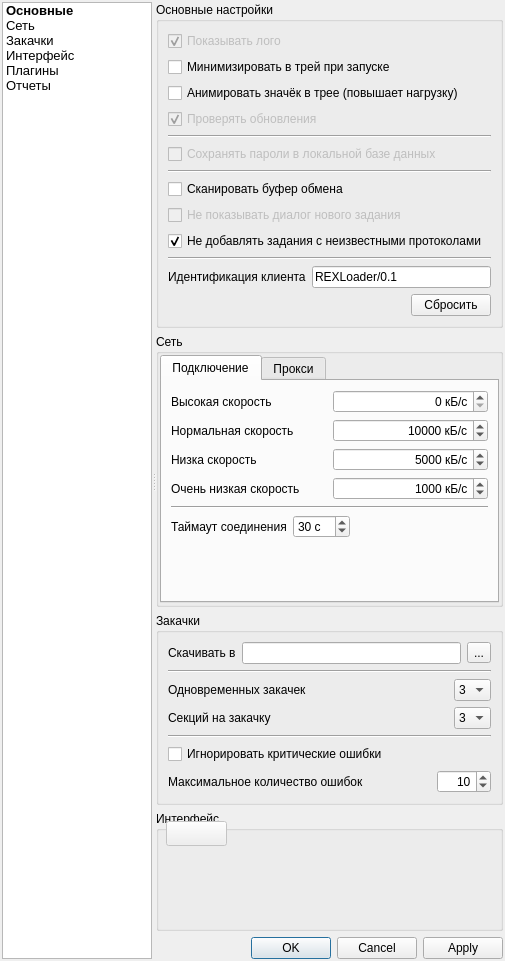
<?xml version="1.0" encoding="UTF-8"?>
<ui version="4.0">
 <class>SettingsDialog</class>
 <widget class="QDialog" name="SettingsDialog">
  <property name="geometry">
   <rect>
    <x>0</x>
    <y>0</y>
    <width>505</width>
    <height>956</height>
   </rect>
  </property>
  <property name="windowTitle">
   <string/>
  </property>
  <layout class="QVBoxLayout" name="verticalLayout_2">
   <property name="margin">
    <number>2</number>
   </property>
   <item>
    <widget class="QSplitter" name="splitter">
     <property name="orientation">
      <enum>Qt::Horizontal</enum>
     </property>
     <property name="childrenCollapsible">
      <bool>false</bool>
     </property>
     <widget class="QListWidget" name="listWidget">
      <property name="minimumSize">
       <size>
        <width>150</width>
        <height>0</height>
       </size>
      </property>
      <property name="maximumSize">
       <size>
        <width>150</width>
        <height>16777215</height>
       </size>
      </property>
      <item>
       <property name="text">
        <string>Основные</string>
       </property>
       <property name="font">
        <font>
         <pointsize>10</pointsize>
         <weight>75</weight>
         <bold>true</bold>
        </font>
       </property>
       <property name="flags">
        <set>ItemIsEnabled</set>
       </property>
      </item>
      <item>
       <property name="text">
        <string>Сеть</string>
       </property>
       <property name="font">
        <font>
         <pointsize>10</pointsize>
        </font>
       </property>
       <property name="flags">
        <set>ItemIsEnabled</set>
       </property>
      </item>
      <item>
       <property name="text">
        <string>Закачки</string>
       </property>
       <property name="font">
        <font>
         <pointsize>10</pointsize>
        </font>
       </property>
       <property name="flags">
        <set>ItemIsEnabled</set>
       </property>
      </item>
      <item>
       <property name="text">
        <string>Интерфейс</string>
       </property>
       <property name="font">
        <font>
         <pointsize>10</pointsize>
        </font>
       </property>
       <property name="flags">
        <set>ItemIsEnabled</set>
       </property>
      </item>
      <item>
       <property name="text">
        <string>Плагины</string>
       </property>
       <property name="font">
        <font>
         <pointsize>10</pointsize>
        </font>
       </property>
       <property name="flags">
        <set>ItemIsEnabled</set>
       </property>
      </item>
      <item>
       <property name="text">
        <string>Отчеты</string>
       </property>
       <property name="font">
        <font>
         <pointsize>10</pointsize>
        </font>
       </property>
       <property name="flags">
        <set>ItemIsEnabled</set>
       </property>
      </item>
     </widget>
     <widget class="QWidget" name="layoutWidget">
      <layout class="QVBoxLayout" name="verticalLayout">
       <item>
        <widget class="QGroupBox" name="generalBox">
         <property name="title">
          <string>Основные настройки</string>
         </property>
         <layout class="QVBoxLayout" name="verticalLayout_3">
          <item>
           <widget class="QCheckBox" name="checkBoxLogo">
            <property name="enabled">
             <bool>false</bool>
            </property>
            <property name="text">
             <string>Показывать лого</string>
            </property>
            <property name="checked">
             <bool>true</bool>
            </property>
           </widget>
          </item>
          <item>
           <widget class="QCheckBox" name="checkBoxMinimize">
            <property name="text">
             <string>Минимизировать в трей при запуске</string>
            </property>
            <property name="checked">
             <bool>false</bool>
            </property>
           </widget>
          </item>
          <item>
           <widget class="QCheckBox" name="animateTrayBox">
            <property name="text">
             <string>Анимировать значёк в трее (повышает нагрузку)</string>
            </property>
            <property name="checked">
             <bool>false</bool>
            </property>
           </widget>
          </item>
          <item>
           <widget class="QCheckBox" name="checkBoxUpdates">
            <property name="enabled">
             <bool>false</bool>
            </property>
            <property name="text">
             <string>Проверять обновления</string>
            </property>
            <property name="checked">
             <bool>true</bool>
            </property>
           </widget>
          </item>
          <item>
           <widget class="Line" name="line">
            <property name="orientation">
             <enum>Qt::Horizontal</enum>
            </property>
           </widget>
          </item>
          <item>
           <widget class="QCheckBox" name="checkBoxPasswords">
            <property name="enabled">
             <bool>false</bool>
            </property>
            <property name="text">
             <string>Сохранять пароли в локальной базе данных</string>
            </property>
           </widget>
          </item>
          <item>
           <widget class="Line" name="line_2">
            <property name="orientation">
             <enum>Qt::Horizontal</enum>
            </property>
           </widget>
          </item>
          <item>
           <widget class="QCheckBox" name="scanClipboard">
            <property name="text">
             <string>Сканировать буфер обмена</string>
            </property>
           </widget>
          </item>
          <item>
           <widget class="QCheckBox" name="notShowAddingDialog">
            <property name="enabled">
             <bool>false</bool>
            </property>
            <property name="text">
             <string>Не показывать диалог нового задания</string>
            </property>
           </widget>
          </item>
          <item>
           <widget class="QCheckBox" name="notAddTaskUnsupported">
            <property name="text">
             <string>Не добавлять задания с неизвестными протоколами</string>
            </property>
            <property name="checked">
             <bool>true</bool>
            </property>
           </widget>
          </item>
          <item>
           <widget class="Line" name="line_4">
            <property name="orientation">
             <enum>Qt::Horizontal</enum>
            </property>
           </widget>
          </item>
          <item>
           <layout class="QHBoxLayout" name="horizontalLayout">
            <item>
             <widget class="QLabel" name="label">
              <property name="text">
               <string>Идентификация клиента</string>
              </property>
             </widget>
            </item>
            <item>
             <widget class="QLineEdit" name="userAgent">
              <property name="text">
               <string>REXLoader/0.1</string>
              </property>
              <property name="maxLength">
               <number>128</number>
              </property>
             </widget>
            </item>
           </layout>
          </item>
          <item>
           <layout class="QHBoxLayout" name="horizontalLayout_2">
            <item>
             <spacer name="horizontalSpacer">
              <property name="orientation">
               <enum>Qt::Horizontal</enum>
              </property>
              <property name="sizeHint" stdset="0">
               <size>
                <width>40</width>
                <height>20</height>
               </size>
              </property>
             </spacer>
            </item>
            <item>
             <widget class="QPushButton" name="defaultsButton">
              <property name="text">
               <string>Сбросить</string>
              </property>
             </widget>
            </item>
           </layout>
          </item>
          <item>
           <spacer name="verticalSpacer">
            <property name="orientation">
             <enum>Qt::Vertical</enum>
            </property>
            <property name="sizeHint" stdset="0">
             <size>
              <width>20</width>
              <height>50</height>
             </size>
            </property>
           </spacer>
          </item>
         </layout>
        </widget>
       </item>
       <item>
        <widget class="QGroupBox" name="networkBox">
         <property name="title">
          <string>Сеть</string>
         </property>
         <layout class="QVBoxLayout" name="verticalLayout_4">
          <property name="margin">
           <number>1</number>
          </property>
          <item>
           <widget class="QTabWidget" name="tabWidget">
            <property name="currentIndex">
             <number>0</number>
            </property>
            <widget class="QWidget" name="connectionTab">
             <attribute name="title">
              <string>Подключение</string>
             </attribute>
             <layout class="QVBoxLayout" name="verticalLayout_5">
              <item>
               <layout class="QHBoxLayout" name="horizontalLayout_3">
                <item>
                 <widget class="QLabel" name="label_2">
                  <property name="text">
                   <string>Высокая скорость</string>
                  </property>
                 </widget>
                </item>
                <item>
                 <widget class="QSpinBox" name="spinHight">
                  <property name="alignment">
                   <set>Qt::AlignRight|Qt::AlignTrailing|Qt::AlignVCenter</set>
                  </property>
                  <property name="buttonSymbols">
                   <enum>QAbstractSpinBox::UpDownArrows</enum>
                  </property>
                  <property name="suffix">
                   <string> кБ/с</string>
                  </property>
                  <property name="maximum">
                   <number>500000</number>
                  </property>
                 </widget>
                </item>
               </layout>
              </item>
              <item>
               <layout class="QHBoxLayout" name="horizontalLayout_4">
                <item>
                 <widget class="QLabel" name="label_3">
                  <property name="text">
                   <string>Нормальная скорость</string>
                  </property>
                 </widget>
                </item>
                <item>
                 <widget class="QSpinBox" name="spinNormal">
                  <property name="alignment">
                   <set>Qt::AlignRight|Qt::AlignTrailing|Qt::AlignVCenter</set>
                  </property>
                  <property name="buttonSymbols">
                   <enum>QAbstractSpinBox::UpDownArrows</enum>
                  </property>
                  <property name="suffix">
                   <string> кБ/с</string>
                  </property>
                  <property name="maximum">
                   <number>500000</number>
                  </property>
                  <property name="value">
                   <number>10000</number>
                  </property>
                 </widget>
                </item>
               </layout>
              </item>
              <item>
               <layout class="QHBoxLayout" name="horizontalLayout_5">
                <item>
                 <widget class="QLabel" name="label_4">
                  <property name="text">
                   <string>Низка скорость</string>
                  </property>
                 </widget>
                </item>
                <item>
                 <widget class="QSpinBox" name="spinLow">
                  <property name="alignment">
                   <set>Qt::AlignRight|Qt::AlignTrailing|Qt::AlignVCenter</set>
                  </property>
                  <property name="buttonSymbols">
                   <enum>QAbstractSpinBox::UpDownArrows</enum>
                  </property>
                  <property name="suffix">
                   <string> кБ/с</string>
                  </property>
                  <property name="maximum">
                   <number>500000</number>
                  </property>
                  <property name="value">
                   <number>5000</number>
                  </property>
                 </widget>
                </item>
               </layout>
              </item>
              <item>
               <layout class="QHBoxLayout" name="horizontalLayout_6">
                <item>
                 <widget class="QLabel" name="label_5">
                  <property name="text">
                   <string>Очень низкая скорость</string>
                  </property>
                 </widget>
                </item>
                <item>
                 <widget class="QSpinBox" name="spinVLow">
                  <property name="alignment">
                   <set>Qt::AlignRight|Qt::AlignTrailing|Qt::AlignVCenter</set>
                  </property>
                  <property name="buttonSymbols">
                   <enum>QAbstractSpinBox::UpDownArrows</enum>
                  </property>
                  <property name="suffix">
                   <string> кБ/с</string>
                  </property>
                  <property name="maximum">
                   <number>500000</number>
                  </property>
                  <property name="value">
                   <number>1000</number>
                  </property>
                 </widget>
                </item>
               </layout>
              </item>
              <item>
               <widget class="Line" name="line_3">
                <property name="orientation">
                 <enum>Qt::Horizontal</enum>
                </property>
               </widget>
              </item>
              <item>
               <layout class="QHBoxLayout" name="horizontalLayout_7">
                <item>
                 <widget class="QLabel" name="label_6">
                  <property name="text">
                   <string>Таймаут соединения</string>
                  </property>
                 </widget>
                </item>
                <item>
                 <widget class="QSpinBox" name="connectionTimeout">
                  <property name="suffix">
                   <string> с</string>
                  </property>
                  <property name="minimum">
                   <number>1</number>
                  </property>
                  <property name="maximum">
                   <number>600</number>
                  </property>
                  <property name="value">
                   <number>30</number>
                  </property>
                 </widget>
                </item>
                <item>
                 <spacer name="horizontalSpacer_2">
                  <property name="orientation">
                   <enum>Qt::Horizontal</enum>
                  </property>
                  <property name="sizeHint" stdset="0">
                   <size>
                    <width>40</width>
                    <height>20</height>
                   </size>
                  </property>
                 </spacer>
                </item>
               </layout>
              </item>
              <item>
               <spacer name="verticalSpacer_2">
                <property name="orientation">
                 <enum>Qt::Vertical</enum>
                </property>
                <property name="sizeHint" stdset="0">
                 <size>
                  <width>20</width>
                  <height>40</height>
                 </size>
                </property>
               </spacer>
              </item>
             </layout>
            </widget>
            <widget class="QWidget" name="proxyTab">
             <attribute name="title">
              <string>Прокси</string>
             </attribute>
             <layout class="QVBoxLayout" name="verticalLayout_7">
              <item>
               <widget class="QCheckBox" name="proxyCheckBox">
                <property name="text">
                 <string>Использовать прокси</string>
                </property>
               </widget>
              </item>
              <item>
               <widget class="QGroupBox" name="groupBox">
                <property name="enabled">
                 <bool>false</bool>
                </property>
                <property name="title">
                 <string>Настройки прокси</string>
                </property>
                <layout class="QVBoxLayout" name="verticalLayout_6">
                 <item>
                  <layout class="QHBoxLayout" name="horizontalLayout_8">
                   <item>
                    <widget class="QLabel" name="label_7">
                     <property name="text">
                      <string>Адрес</string>
                     </property>
                    </widget>
                   </item>
                   <item>
                    <widget class="QLineEdit" name="proxyAddress">
                     <property name="inputMask">
                      <string>000.000.000.000; </string>
                     </property>
                     <property name="alignment">
                      <set>Qt::AlignCenter</set>
                     </property>
                    </widget>
                   </item>
                  </layout>
                 </item>
                 <item>
                  <layout class="QHBoxLayout" name="horizontalLayout_9">
                   <item>
                    <widget class="QLabel" name="label_8">
                     <property name="minimumSize">
                      <size>
                       <width>47</width>
                       <height>0</height>
                      </size>
                     </property>
                     <property name="text">
                      <string>Порт</string>
                     </property>
                    </widget>
                   </item>
                   <item>
                    <widget class="QSpinBox" name="proxyPort">
                     <property name="maximum">
                      <number>65535</number>
                     </property>
                    </widget>
                   </item>
                   <item>
                    <spacer name="horizontalSpacer_3">
                     <property name="orientation">
                      <enum>Qt::Horizontal</enum>
                     </property>
                     <property name="sizeHint" stdset="0">
                      <size>
                       <width>118</width>
                       <height>20</height>
                      </size>
                     </property>
                    </spacer>
                   </item>
                  </layout>
                 </item>
                 <item>
                  <layout class="QHBoxLayout" name="horizontalLayout_10">
                   <item>
                    <widget class="QCheckBox" name="sockssCheck">
                     <property name="text">
                      <string>SOCKS5</string>
                     </property>
                    </widget>
                   </item>
                   <item>
                    <spacer name="horizontalSpacer_4">
                     <property name="orientation">
                      <enum>Qt::Horizontal</enum>
                     </property>
                     <property name="sizeHint" stdset="0">
                      <size>
                       <width>148</width>
                       <height>20</height>
                      </size>
                     </property>
                    </spacer>
                   </item>
                  </layout>
                 </item>
                 <item>
                  <layout class="QHBoxLayout" name="horizontalLayout_11">
                   <item>
                    <widget class="QLabel" name="label_9">
                     <property name="text">
                      <string>Имя пользователя</string>
                     </property>
                    </widget>
                   </item>
                   <item>
                    <widget class="QLineEdit" name="proxyUser"/>
                   </item>
                  </layout>
                 </item>
                 <item>
                  <layout class="QHBoxLayout" name="horizontalLayout_12">
                   <item>
                    <widget class="QLabel" name="label_10">
                     <property name="text">
                      <string>Пароль</string>
                     </property>
                    </widget>
                   </item>
                   <item>
                    <widget class="QLineEdit" name="proxyPassword">
                     <property name="echoMode">
                      <enum>QLineEdit::Password</enum>
                     </property>
                    </widget>
                   </item>
                  </layout>
                 </item>
                </layout>
               </widget>
              </item>
              <item>
               <spacer name="verticalSpacer_3">
                <property name="orientation">
                 <enum>Qt::Vertical</enum>
                </property>
                <property name="sizeHint" stdset="0">
                 <size>
                  <width>20</width>
                  <height>40</height>
                 </size>
                </property>
               </spacer>
              </item>
             </layout>
            </widget>
           </widget>
          </item>
         </layout>
        </widget>
       </item>
       <item>
        <widget class="QGroupBox" name="downloadsBox">
         <property name="title">
          <string>Закачки</string>
         </property>
         <layout class="QVBoxLayout" name="verticalLayout_8">
          <item>
           <layout class="QHBoxLayout" name="horizontalLayout_13">
            <item>
             <widget class="QLabel" name="label_11">
              <property name="text">
               <string>Скачивать в</string>
              </property>
             </widget>
            </item>
            <item>
             <widget class="QLineEdit" name="downDir">
              <property name="readOnly">
               <bool>true</bool>
              </property>
             </widget>
            </item>
            <item>
             <widget class="QToolButton" name="browseButton">
              <property name="maximumSize">
               <size>
                <width>40</width>
                <height>16777215</height>
               </size>
              </property>
              <property name="toolTip">
               <string>Выбрать папку</string>
              </property>
              <property name="text">
               <string>...</string>
              </property>
             </widget>
            </item>
           </layout>
          </item>
          <item>
           <widget class="Line" name="line_5">
            <property name="orientation">
             <enum>Qt::Horizontal</enum>
            </property>
           </widget>
          </item>
          <item>
           <layout class="QHBoxLayout" name="horizontalLayout_14">
            <item>
             <widget class="QLabel" name="label_12">
              <property name="text">
               <string>Одновременных закачек</string>
              </property>
             </widget>
            </item>
            <item>
             <spacer name="horizontalSpacer_6">
              <property name="orientation">
               <enum>Qt::Horizontal</enum>
              </property>
              <property name="sizeHint" stdset="0">
               <size>
                <width>40</width>
                <height>20</height>
               </size>
              </property>
             </spacer>
            </item>
            <item>
             <widget class="QComboBox" name="maxTasks">
              <property name="maximumSize">
               <size>
                <width>40</width>
                <height>16777215</height>
               </size>
              </property>
              <property name="currentIndex">
               <number>2</number>
              </property>
              <item>
               <property name="text">
                <string>1</string>
               </property>
              </item>
              <item>
               <property name="text">
                <string>2</string>
               </property>
              </item>
              <item>
               <property name="text">
                <string>3</string>
               </property>
              </item>
              <item>
               <property name="text">
                <string>4</string>
               </property>
              </item>
              <item>
               <property name="text">
                <string>5</string>
               </property>
              </item>
             </widget>
            </item>
           </layout>
          </item>
          <item>
           <layout class="QHBoxLayout" name="horizontalLayout_15">
            <item>
             <widget class="QLabel" name="label_13">
              <property name="text">
               <string>Секций на закачку</string>
              </property>
             </widget>
            </item>
            <item>
             <spacer name="horizontalSpacer_5">
              <property name="orientation">
               <enum>Qt::Horizontal</enum>
              </property>
              <property name="sizeHint" stdset="0">
               <size>
                <width>40</width>
                <height>20</height>
               </size>
              </property>
             </spacer>
            </item>
            <item>
             <widget class="QComboBox" name="maxSections">
              <property name="maximumSize">
               <size>
                <width>40</width>
                <height>16777215</height>
               </size>
              </property>
              <property name="currentIndex">
               <number>2</number>
              </property>
              <property name="frame">
               <bool>true</bool>
              </property>
              <item>
               <property name="text">
                <string>1</string>
               </property>
              </item>
              <item>
               <property name="text">
                <string>2</string>
               </property>
              </item>
              <item>
               <property name="text">
                <string>3</string>
               </property>
              </item>
              <item>
               <property name="text">
                <string>4</string>
               </property>
              </item>
              <item>
               <property name="text">
                <string>5</string>
               </property>
              </item>
             </widget>
            </item>
           </layout>
          </item>
          <item>
           <widget class="Line" name="line_6">
            <property name="orientation">
             <enum>Qt::Horizontal</enum>
            </property>
           </widget>
          </item>
          <item>
           <widget class="QCheckBox" name="checkBoxIgnoreErrors">
            <property name="text">
             <string>Игнорировать критические ошибки</string>
            </property>
           </widget>
          </item>
          <item>
           <layout class="QHBoxLayout" name="horizontalLayout_16">
            <item>
             <widget class="QLabel" name="label_14">
              <property name="text">
               <string>Максимальное количество ошибок</string>
              </property>
             </widget>
            </item>
            <item>
             <spacer name="horizontalSpacer_7">
              <property name="orientation">
               <enum>Qt::Horizontal</enum>
              </property>
              <property name="sizeHint" stdset="0">
               <size>
                <width>40</width>
                <height>20</height>
               </size>
              </property>
             </spacer>
            </item>
            <item>
             <widget class="QSpinBox" name="spinBoxMaxErrors">
              <property name="alignment">
               <set>Qt::AlignRight|Qt::AlignTrailing|Qt::AlignVCenter</set>
              </property>
              <property name="minimum">
               <number>1</number>
              </property>
              <property name="maximum">
               <number>9999</number>
              </property>
              <property name="value">
               <number>10</number>
              </property>
             </widget>
            </item>
           </layout>
          </item>
          <item>
           <spacer name="verticalSpacer_4">
            <property name="orientation">
             <enum>Qt::Vertical</enum>
            </property>
            <property name="sizeHint" stdset="0">
             <size>
              <width>20</width>
              <height>40</height>
             </size>
            </property>
           </spacer>
          </item>
         </layout>
        </widget>
       </item>
       <item>
        <widget class="QGroupBox" name="interfaceBox">
         <property name="minimumSize">
          <size>
           <width>0</width>
           <height>120</height>
          </size>
         </property>
         <property name="title">
          <string>Интерфейс</string>
         </property>
         <widget class="ColorButton" name="pushButton">
          <property name="enabled">
           <bool>false</bool>
          </property>
          <property name="geometry">
           <rect>
            <x>10</x>
            <y>10</y>
            <width>61</width>
            <height>25</height>
           </rect>
          </property>
          <property name="text">
           <string/>
          </property>
         </widget>
        </widget>
       </item>
       <item>
        <widget class="QDialogButtonBox" name="buttonBox">
         <property name="standardButtons">
          <set>QDialogButtonBox::Apply|QDialogButtonBox::Cancel|QDialogButtonBox::Ok</set>
         </property>
        </widget>
       </item>
      </layout>
     </widget>
    </widget>
   </item>
  </layout>
 </widget>
 <customwidgets>
  <customwidget>
   <class>ColorButton</class>
   <extends>QPushButton</extends>
   <header>colorbutton.h</header>
  </customwidget>
 </customwidgets>
 <tabstops>
  <tabstop>listWidget</tabstop>
  <tabstop>checkBoxLogo</tabstop>
  <tabstop>checkBoxMinimize</tabstop>
  <tabstop>animateTrayBox</tabstop>
  <tabstop>checkBoxUpdates</tabstop>
  <tabstop>checkBoxPasswords</tabstop>
  <tabstop>scanClipboard</tabstop>
  <tabstop>notShowAddingDialog</tabstop>
  <tabstop>userAgent</tabstop>
  <tabstop>defaultsButton</tabstop>
  <tabstop>tabWidget</tabstop>
  <tabstop>spinHight</tabstop>
  <tabstop>spinNormal</tabstop>
  <tabstop>spinLow</tabstop>
  <tabstop>spinVLow</tabstop>
  <tabstop>connectionTimeout</tabstop>
  <tabstop>buttonBox</tabstop>
  <tabstop>proxyPort</tabstop>
  <tabstop>sockssCheck</tabstop>
  <tabstop>proxyUser</tabstop>
  <tabstop>proxyPassword</tabstop>
  <tabstop>proxyCheckBox</tabstop>
  <tabstop>proxyAddress</tabstop>
 </tabstops>
 <resources/>
 <connections/>
</ui>
